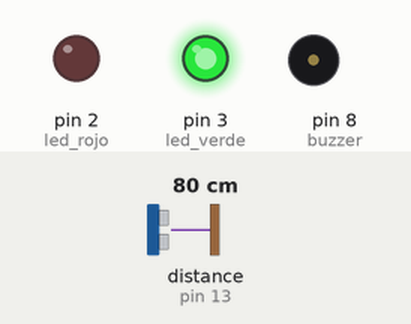
This sketch was run on a simulated Arduino Uno, built with avr-gcc and run on an emulated ATmega328P. Parts: output pins drawn as LEDs (lit = HIGH), buzzer (waves = sounding). Dashed ring = blinking. The inputs (shaded band) are chosen by the test bench; at power-on: distance to the obstacle (sensor on pin 13) 80 cm. Random numbers use the default seed unless the sketch sets one.

Above: at 1.2 s.
1.3 s: distance to the obstacle (sensor on pin 13) set to 74 cm
At 4.22 s:
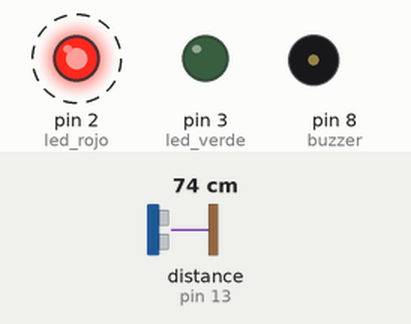
4.3 s: distance to the obstacle (sensor on pin 13) set to 120 cm
At 4.9 s:
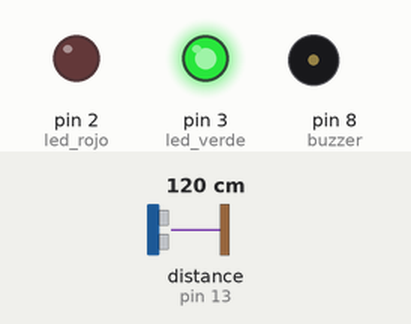
5.8 s: distance to the obstacle (sensor on pin 13) set to 9 cm
At 6.4 s:
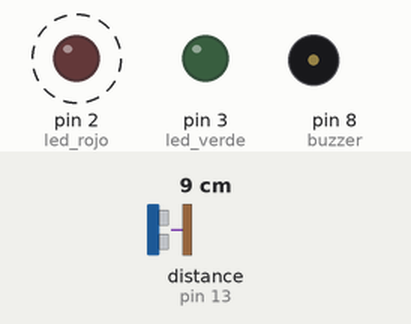
7.3 s: distance to the obstacle (sensor on pin 13) set to 18 cm
Timing chart, 0 to 57.8 s (numbered marks = the images above; inputs shaded):
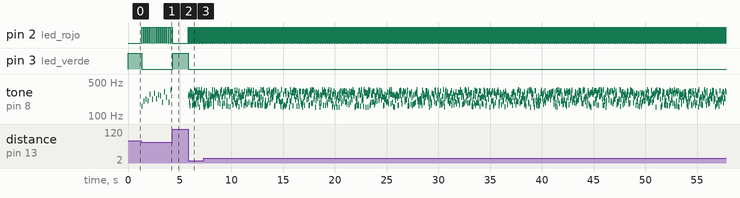

The sketch:

GeigerFakeCode.ino
```cpp
// Geiger Fake Code
// Simulador del sonido de un Geiger
//
// By Akirasan (@akirasan) SEPT 2019
//
//*****************************************

#include <Ultrasonic.h>

#define buzzer 8
#define led_rojo 2
#define led_verde 3

Ultrasonic ultrasonic(12, 13);

void setup() {
  pinMode(buzzer, OUTPUT);
  digitalWrite(buzzer, LOW);

  pinMode(led_verde, OUTPUT);
  digitalWrite(led_verde, LOW);
  pinMode(led_rojo, OUTPUT);
  digitalWrite(led_rojo, LOW);

  //Serial.begin(115200);
}


void loop() {
  int d = ultrasonic.distanceRead();
  delay(10);

  //Serial.println(d);
  if (d < 80 && d > 0) {
    digitalWrite(led_verde, LOW);
    digitalWrite(led_rojo, HIGH);

    int freq = random (150, 350);     // random tone frequency
    tone(buzzer, freq);   // Send sound signal
    delay(10);            // for 10 ms
    noTone(buzzer);       // Stop sound
    if (d > 50) {
      delay(100 + d);
    }
    else {
      if (d > 30) {
        delay(30 + d);
      }
      else {
        delay(d);
      }
    }
    digitalWrite(led_rojo, LOW);
  }
  else {
    digitalWrite(led_verde, HIGH);
  }

}
```

Measured:
- the behaviour switches between 80 and 79 cm on distance to the obstacle (sensor on pin 13) (found by bisection; images 0 and 1)
- after the input at 1.3 s, pin 2 (led_rojo): alternates HIGH for 0.18 s and LOW for 0.01 s, starting at once; pin 3 (led_verde): HIGH → LOW at once; tone on pin 8 (buzzer): plays 157 Hz for 0.01 s, 199 Hz for 0.01 s, 223 Hz for 0.01 s, 208 Hz for 0.01 s, 280 Hz for 0.01 s, 222 Hz for 0.01 s … (15 notes in this stretch), starting at once
- after the input at 4.3 s, pin 3 (led_verde): LOW → HIGH at once
- after the input at 5.8 s, pin 2 (led_rojo): alternates HIGH for 0.02 s and LOW for 0.01 s, starting at once; pin 3 (led_verde): HIGH → LOW at once; tone on pin 8 (buzzer): plays 253 Hz for 0.01 s, 277 Hz for 0.01 s, 279 Hz for 0.01 s, 190 Hz for 0.01 s, 162 Hz for 0.01 s, 253 Hz for 0.01 s … (49 notes in this stretch), starting at once
